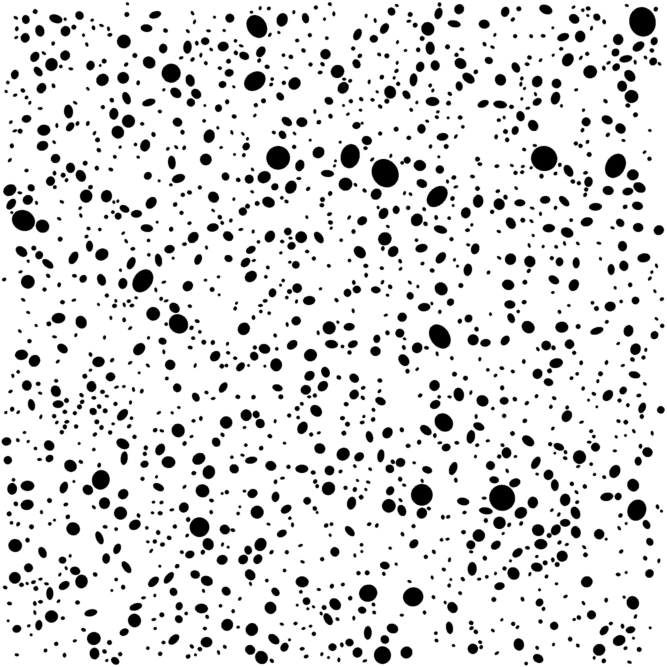
#> input picture Testing/Prakticka_cast - Detekce castic/Jednodussi/synteticke_castice.png, 2000 x 2000 px (shown at 1/3 size)
$ python Reseni.py
#> lines starting #> are read from the running program, lines starting #| are printed output that depends on the picture; after the words box and inside, x2 and y2 are one past the last pixel; in counts of white or black regions, pixels touching at a corner belong together
import cv2
import numpy as np

# Vytvoření funkce, která: načte obraz, provede segmentaci pomocí algoritmu Watershed,
# klasifikuje částice podle velikosti (percentily) a vygeneruje statistiku

def zpracovani(vstupni_cesta):
#> called with vstupni_cesta = 'synteticke_castice.png'
    print(f"--- Načítám vstup: {vstupni_cesta} ---")

    # Načtení vstupního obrazu
    img_original = cv2.imread(vstupni_cesta)
#> img_original is the input picture: shape (2000, 2000, 3); min 0, max 255, mean 220

    if img_original is None:
        print("Chyba: Vstupní obrázek nebyl nalezen.")
        return

    # Kopie pro vykreslování výsledných kontur (abych nepokreslil originál v paměti)
    img_pro_vykresleni = img_original.copy()

    # Převod na grayscale (odstíny šedi)
    gray = cv2.cvtColor(img_original, cv2.COLOR_BGR2GRAY)
    # Prahování (použito inverzní prahování, protože je tmavá čístice na světlém pozadí
    # + pro nalezení optimálního práhu Otsu prahování)
    ret, thresh = cv2.threshold(gray, 0, 255, cv2.THRESH_BINARY_INV + cv2.THRESH_OTSU)
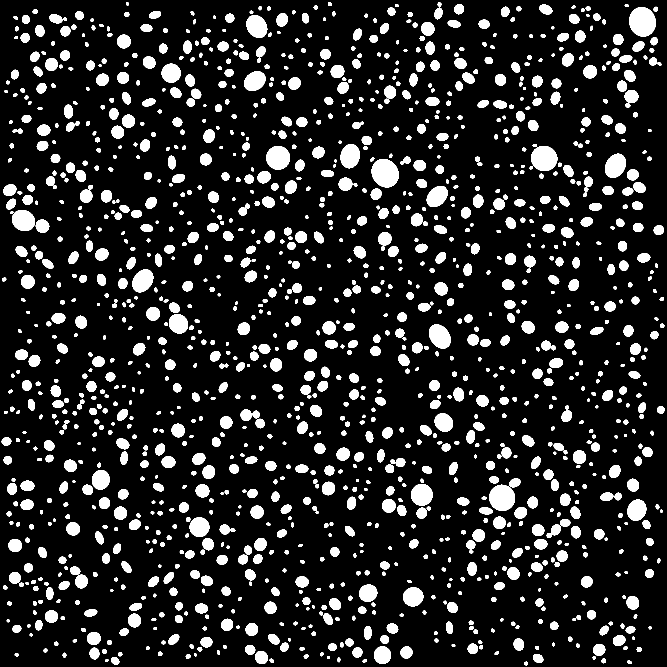
#> thresh: shape (2000, 2000) (shown at 1/3 size); 13.7% white; 1519 white regions, largest, box (x1, y1, x2, y2) and area: (1888, 21, 1967, 110) 5514, (1115, 477, 1196, 562) 5376, (1468, 1454, 1545, 1533) 4748
#> ret = 134

    # Odstranění šumu (morfologická oprace > otevření)
    kernel = np.ones((3, 3), np.uint8)
    opening = cv2.morphologyEx(thresh, cv2.MORPH_OPEN, kernel, iterations=1)
    # Nalezení pozadí
    sure_bg = cv2.dilate(opening, kernel, iterations=3)
#> sure_bg: shape (2000, 2000); 23.5% white; 1279 white regions, largest, box (x1, y1, x2, y2) and area: (1434, 1426, 1564, 1546) 8641, (1586, 429, 1723, 533) 7481, (16, 593, 151, 701) 7181
    dist_transform = cv2.distanceTransform(opening, cv2.DIST_L2, 5)
    # Nalezení popředí
    ret, sure_fg = cv2.threshold(dist_transform, 0.1 * dist_transform.max(), 255, 0)
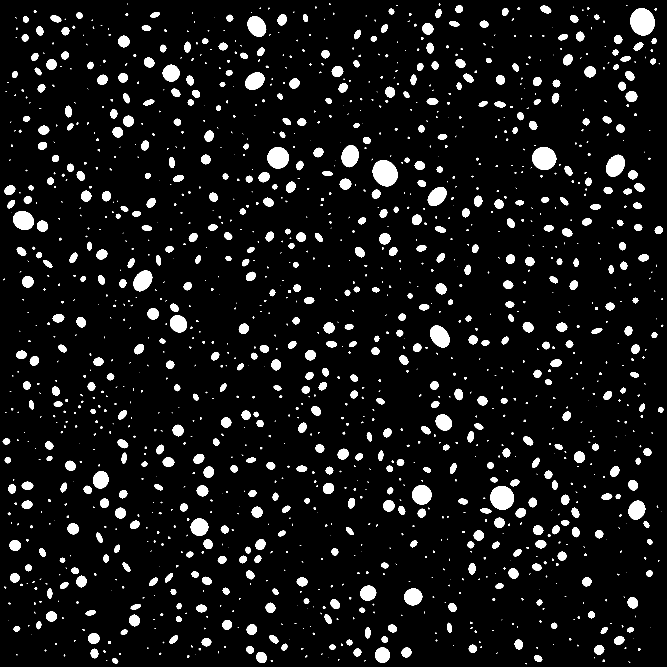
#> sure_fg: shape (2000, 2000) float32 (shown at 1/3 size); 7.3% white; 1523 white regions (616 under 20 px), largest, box (x1, y1, x2, y2) and area: (1891, 24, 1964, 107) 4638, (1118, 480, 1193, 559) 4512, (1471, 1458, 1542, 1529) 3938
#> ret = 3.93
    sure_fg = np.uint8(sure_fg)
    # Neznámá oblast
    unknown = cv2.subtract(sure_bg, sure_fg)
#> unknown: shape (2000, 2000); 16.2% white; 1279 white regions, largest, box (x1, y1, x2, y2) and area: (1434, 1426, 1564, 1546) 3704, (16, 593, 151, 701) 3240, (1586, 429, 1723, 533) 3163
    # Značky pro Watershed
    ret, markers = cv2.connectedComponents(sure_fg)
#> markers: shape (2000, 2000) int32; 1524 distinct labels, from 0 to 1523
#> ret = 1524
    markers = markers + 1
#> markers: shape (2000, 2000) int32; 1524 distinct labels, from 1 to 1524
    markers[unknown == 255] = 0
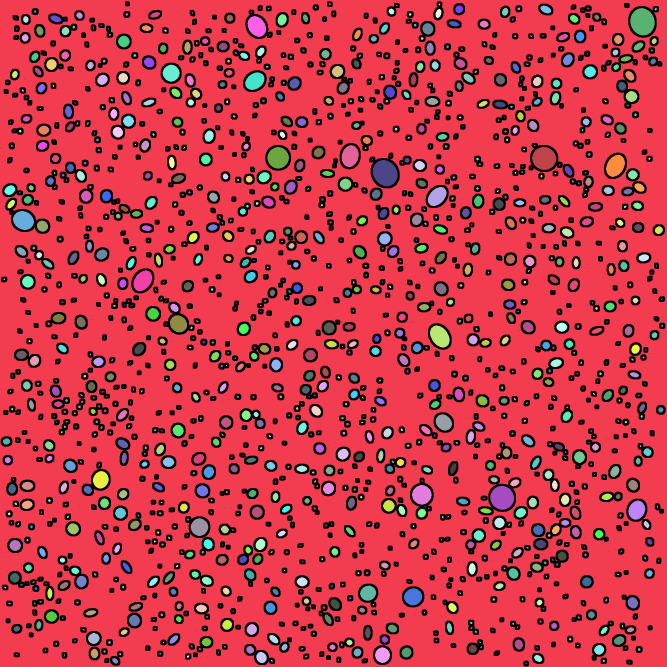
#> markers: shape (2000, 2000) int32 (shown at 1/3 size); 1525 distinct labels, from 0 to 1524; one colour per label, 0 black
    # Algoritmus Watershed
    markers = cv2.watershed(img_pro_vykresleni, markers)
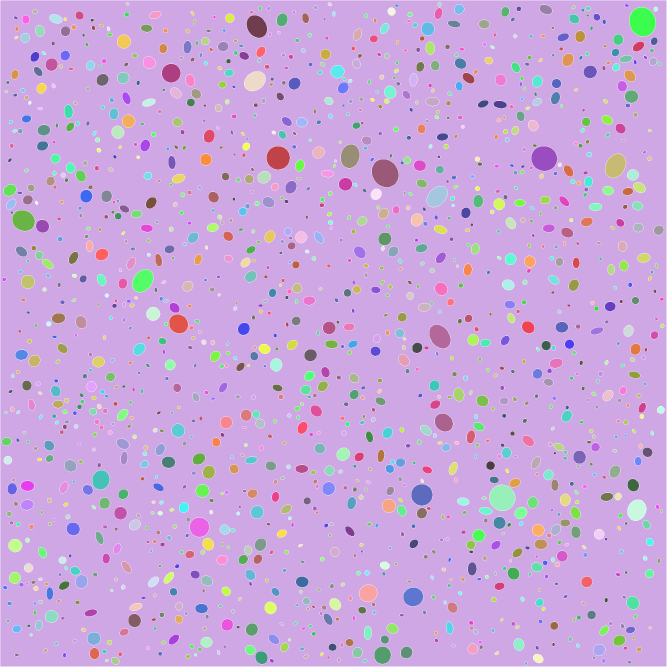
#> markers: shape (2000, 2000) int32 (shown at 1/3 size); 1525 distinct labels, from -1 to 1524; one colour per label, 0 black, -1 white

    # Analýza dat
    plochy = []
    finalni_kontury = []
    # Projde nalezené objekty
    unique_markers = np.unique(markers)
#> unique_markers = 1525 values from -1 to 1524
    for marker_id in unique_markers:
        if marker_id <= 1: continue
        # Vytvoří masku pro aktuální částici
        mask = np.zeros(gray.shape, dtype=np.uint8)
        mask[markers == marker_id] = 255
        # Najde její konturu
        cnts, _ = cv2.findContours(mask, cv2.RETR_EXTERNAL, cv2.CHAIN_APPROX_SIMPLE)
        if len(cnts) > 0:
            c = cnts[0]
            area = cv2.contourArea(c)
            if area > 5:
                plochy.append(area)
                finalni_kontury.append(c)
#> this loop made 1525 passes
#> area on passes 3 to 14: 43, 68, 75.5, 53, 51, 609.5, 766, 83, 50.5, 56, 68, 129
#> marker_id on pass 1: -1
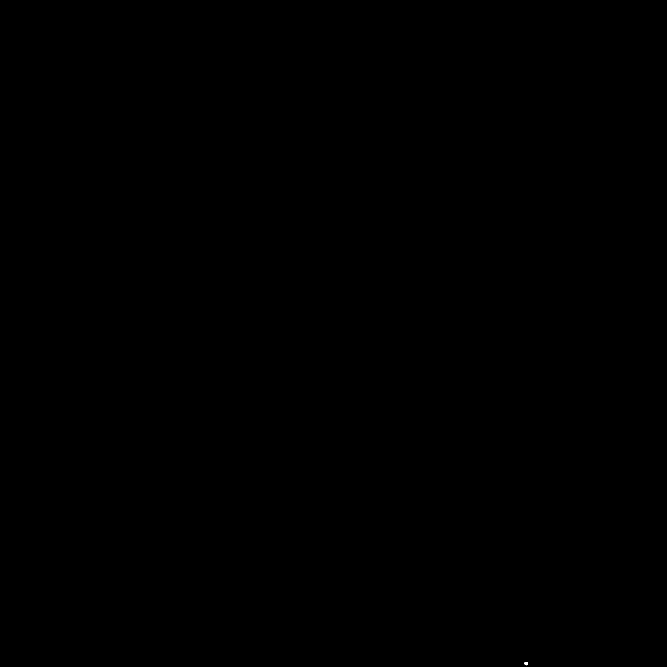
#> mask: shape (2000, 2000) (shown at 1/3 size); 0% white; 1 white region
#> after the loop, finalni_kontury = 1523 contours; largest, box (x1, y1, x2, y2) and area: (1889, 22, 1967, 110) 5284, (1116, 478, 1196, 562) 5150, (1469, 1455, 1545, 1532) 4529, (1594, 439, 1672, 513) 4424, (800, 439, 870, 509) 3760; plochy = 1523 values, max 5284.5 at index 14, min 28 at index 933, mean 303.1

    # Klasifikace částic
    if len(plochy) > 0:
        # Pomocí percentil se vytvoří hranice
        h_mala = np.percentile(plochy, 33)
#> h_mala = 68
        h_stredni = np.percentile(plochy, 66)
#> h_stredni = 300.8

        pocty = [0, 0, 0]  # Malé, střední, velké

        for cnt, area in zip(finalni_kontury, plochy):
            if area <= h_mala:
                color = (0, 255, 0)
                pocty[0] += 1
            elif area <= h_stredni:
                color = (255, 0, 0)
                pocty[1] += 1
            else:
                color = (0, 0, 255)
                pocty[2] += 1

            # Barevná kontura do obrazu
            cv2.drawContours(img_pro_vykresleni, [cnt], -1, color, 2)
#> this loop made 1523 passes
#> (area, color) on passes 1 to 12: (43, (0, 255, 0)), (68, (0, 255, 0)), (75.5, (255, 0, 0)), (53, (0, 255, 0)), (51, (0, 255, 0)), (609.5, (0, 0, 255)), (766, (0, 0, 255)), (83, (255, 0, 0)), (50.5, (0, 255, 0)), (56, (0, 255, 0)), (68, (0, 255, 0)), (129, (255, 0, 0))
#> color on passes 61 to 66: (0, 255, 0), (0, 255, 0), (0, 255, 0), (255, 0, 0), (0, 0, 255), (0, 255, 0)
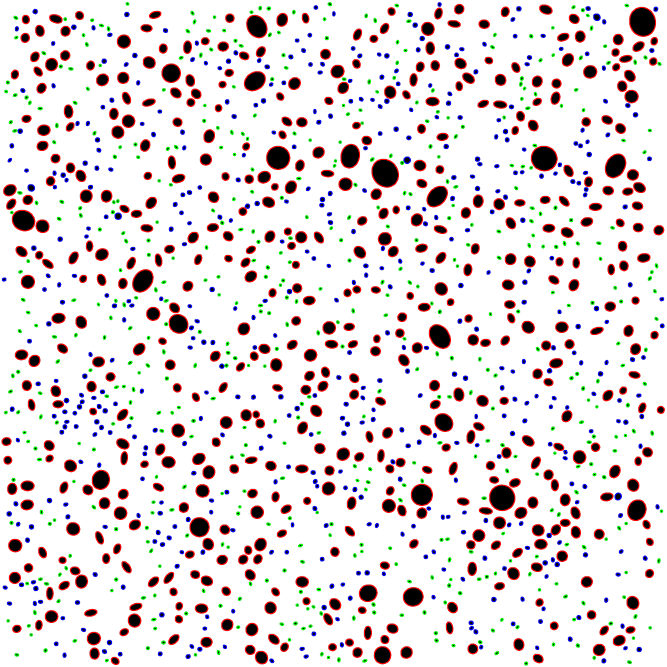
#> img_pro_vykresleni: shape (2000, 2000, 3) (shown at 1/3 size); 6.81% of pixels changed, all inside (x1, y1, x2, y2) = (5, 7, 1995, 1997)
#> after the loop, pocty = [514, 491, 518]
    else:
        pocty = [0, 0, 0]
        h_mala, h_stredni = 0, 0

    # Okno s výsledky
    vyska_info, sirka_info = 400, 600
    img_statistika = np.ones((vyska_info, sirka_info, 3), dtype=np.uint8) * 255

    font = cv2.FONT_HERSHEY_SIMPLEX
#> font = 0
    cv2.putText(img_statistika, "Vysledek analyzy", (50, 50), font, 1, (0, 0, 0), 2)
#> img_statistika: shape (400, 600, 3); 99.2% white; 15 black regions, largest, box (x1, y1, x2, y2) and area: (129, 28, 144, 52) 159, (111, 35, 126, 52) 147, (148, 35, 163, 52) 147
    cv2.putText(img_statistika, f"Pocet castic: {len(plochy)}", (50, 100), font, 0.8, (0, 0, 0), 2)

    # Legenda
    cv2.circle(img_statistika, (40, 150), 10, (0, 255, 0), -1)
    cv2.putText(img_statistika, f"Male: {pocty[0]} (< nez {h_mala:.1f} pixelu)", (70, 155), font, 0.6, (0, 0, 0), 1)

    cv2.circle(img_statistika, (40, 200), 10, (255, 0, 0), -1)
    cv2.putText(img_statistika, f"Stredni: {pocty[1]}", (70, 205), font, 0.6, (0, 0, 0), 1)

    cv2.circle(img_statistika, (40, 250), 10, (0, 0, 255), -1)
    cv2.putText(img_statistika, f"Velke: {pocty[2]} (> nez {h_stredni:.1f} pixelu)", (70, 255), font, 0.6, (0, 0, 0), 1)
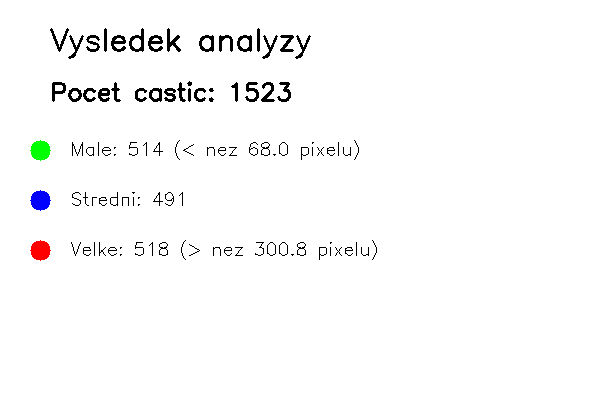
#> img_statistika: shape (400, 600, 3); mean of channels 0, 1, 2 249.2, 249.2, 249.2; drawn as B, G, R

    # Uložení vyvořených souborů
    nazev_vystup_1 = "vysledek_1_obrazek.jpg"
    nazev_vystup_2 = "vysledek_2_statistika.jpg"

    cv2.imwrite(nazev_vystup_1, img_pro_vykresleni)
    cv2.imwrite(nazev_vystup_2, img_statistika)

    print(f"1. {nazev_vystup_1} (Obrázek s konturami)")
    print(f"2. {nazev_vystup_2} (Tabulka s textem)")

    # Zobrazení oken
    cv2.imshow("Vystup 1", img_pro_vykresleni)
    cv2.imshow("Vystup 2", img_statistika)
    cv2.waitKey(0)
    cv2.destroyAllWindows()

# Spuštění funkce
zpracovani("synteticke_castice.png")
